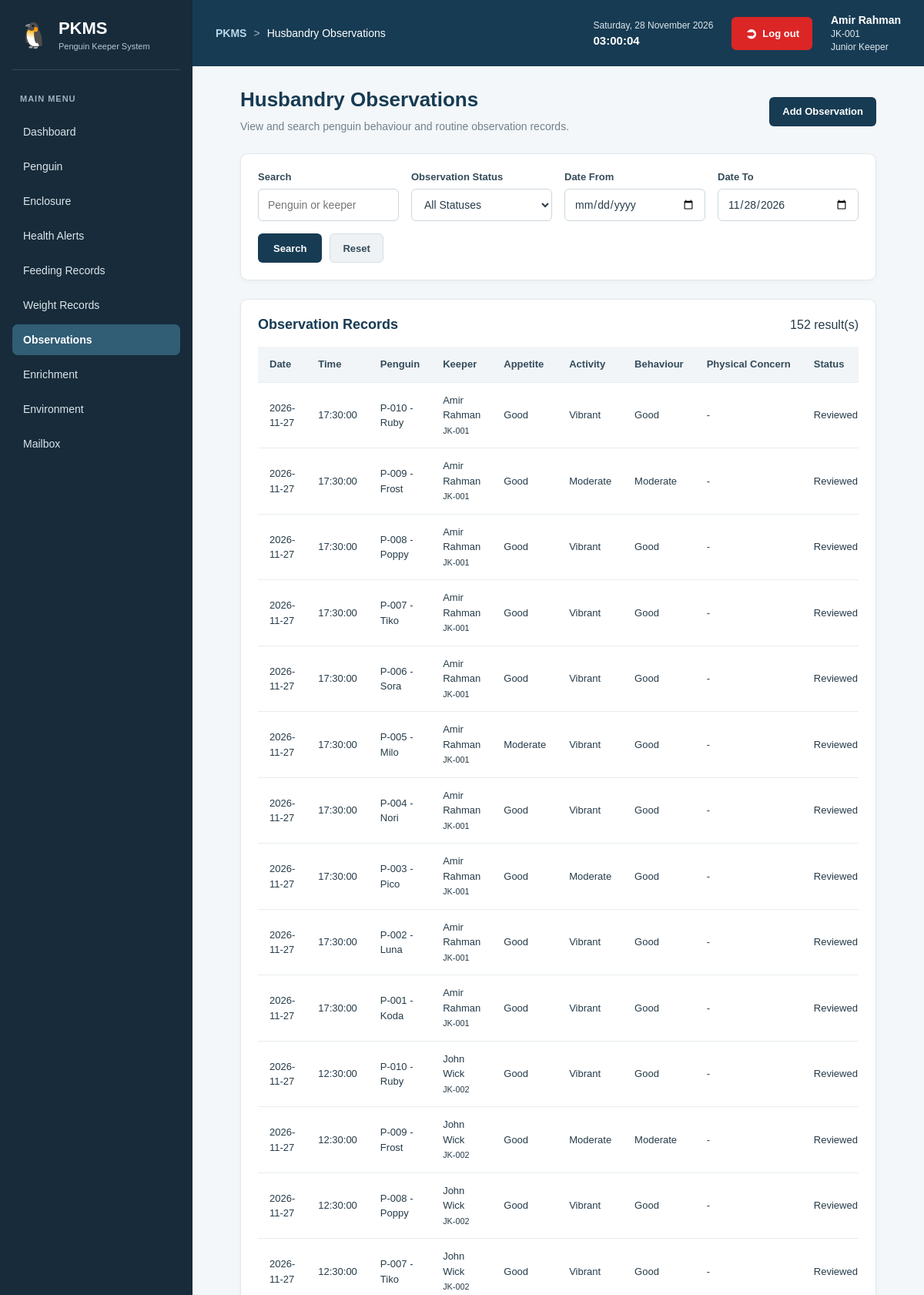
/modules/observations/index.php (signed in, upper part), run on the app's committed database.
### tables this page shows
CREATE TABLE `husbandry_observations` (
  `observation_id` int(11) NOT NULL,
  `penguin_id` int(11) NOT NULL,
  `keeper_id` int(11) NOT NULL,
  `observation_date` date NOT NULL,
  `observation_time` time NOT NULL,
  `appetite` enum('Good','Moderate','Poor') DEFAULT NULL,
  `activity_level` enum('Vibrant','Moderate','Poor') DEFAULT NULL,
  `behaviour` enum('Good','Moderate','Poor') DEFAULT NULL,
  `physical_concern` varchar(255) DEFAULT NULL,
  `notes` text DEFAULT NULL,
  `status` enum('Draft','Submitted','Reviewed') DEFAULT 'Draft',
  `created_at` datetime DEFAULT current_timestamp(),
  `reviewed_by` int(11) DEFAULT NULL,
  `reviewed_at` datetime DEFAULT NULL,
  `review_notes` text DEFAULT NULL
);

CREATE TABLE `penguins` (
  `penguin_id` int(11) NOT NULL,
  `animal_code` varchar(20) NOT NULL,
  `name` varchar(60) NOT NULL,
  `species` varchar(80) NOT NULL,
  `sex` enum('Male','Female','Unknown') DEFAULT 'Unknown',
  `hatch_date` date DEFAULT NULL,
  `origin_type` varchar(50) DEFAULT NULL,
  `arrival_date` date DEFAULT NULL,
  `enclosure_id` int(11) DEFAULT NULL,
  `status` enum('Active','Quarantine','Transferred','Deceased') DEFAULT 'Active',
  `notes` text DEFAULT NULL,
  `created_at` datetime DEFAULT current_timestamp(),
  `archived_at` datetime DEFAULT NULL,
  `archived_by` int(11) DEFAULT NULL
);

CREATE TABLE `users` (
  `user_id` int(11) NOT NULL,
  `staff_code` varchar(20) NOT NULL,
  `full_name` varchar(100) NOT NULL,
  `email` varchar(100) DEFAULT NULL,
  `password_hash` varchar(255) NOT NULL,
  `role` enum('Senior Keeper','Junior Keeper') NOT NULL,
  `status` enum('Active','Inactive') DEFAULT 'Active',
  `created_at` datetime DEFAULT current_timestamp()
);

### modules/observations/index.php (the view, shortened to what this page needs)
<?php
require_once __DIR__ . '/../../includes/auth.php';
$search = trim($_GET['search'] ?? '');
$dateFrom = $_GET['date_from'] ?? '';
$today = new DateTimeImmutable(
    'now',
    new DateTimeZone('Asia/Kuala_Lumpur')
);
$dateTo = isset($_GET['date_to'])
    ? $_GET['date_to']
    : $today->format('Y-m-d');
$errors = [];
$observations = [];
if (empty($errors)) {
    try {
        $sql = "
            SELECT
                o.observation_id,
                o.keeper_id,
                o.observation_date,
                o.observation_time,
                o.appetite,
                o.activity_level,
                o.behaviour,
                o.physical_concern,
                o.notes,
                o.status,
                p.animal_code,
                p.name AS penguin_name,
                u.staff_code,
                u.full_name AS keeper_name
            FROM husbandry_observations o
            INNER JOIN penguins p
                ON o.penguin_id = p.penguin_id
            INNER JOIN users u
                ON o.keeper_id = u.user_id
            WHERE 1 = 1
        ";
        $params = [];
        if ($dateTo !== '') {
            $sql .= " AND o.observation_date <= ?";
            $params[] = $dateTo;
        }
        $sql .= "
            ORDER BY
                o.observation_date DESC,
                o.observation_time DESC,
                o.observation_id DESC
        ";
        $stmt = $pdo->prepare($sql);
        $stmt->execute($params);
        $observations = $stmt->fetchAll();
    } catch (PDOException $e) {
        error_log('Observation listing error: ' . $e->getMessage());
        $pageError = true;
    }
}
?>
<!DOCTYPE html>
<html lang="en">
<head>
    <link rel="stylesheet"
          href="/penguin_keeper_management/assets/css/style.css">
</head>
<body>
<div class="app-layout">
    <?php include __DIR__ . '/../../includes/sidebar.php'; ?>
    <main class="main-content">
        <?php
        include __DIR__ . '/../../includes/topbar.php';
        ?>
        <div class="page-content">
            <div class="page-header">
                <div>
                    <h1>Husbandry Observations</h1>
                    <p>
                        View and search penguin behaviour and routine
                        observation records.
                    </p>
                </div>
                <div class="search-actions">
                    <a href="create.php" class="btn-primary">
                        Add Observation
                    </a>
                </div>
            </div>
            <section class="search-panel">
                <form method="GET" action="index.php" class="search-form">
                    <div class="form-group">
                        <label for="search">Search</label>
                        <input
                            type="text"
                            id="search"
                            name="search"
                            placeholder="Penguin or keeper"
                            value="<?= htmlspecialchars($search) ?>"
                        >
                    </div>
                    <div class="form-group">
                        <label for="status">Observation Status</label>
                        <select id="status" name="status">
                            <option value="">All Statuses</option>
                        </select>
                    </div>
                    <div class="form-group">
                        <label for="date_from">Date From</label>
                        <input
                            type="date"
                            id="date_from"
                            name="date_from"
                            value="<?= htmlspecialchars($dateFrom) ?>"
                        >
                    </div>
                    <div class="form-group">
                        <label for="date_to">Date To</label>
                        <input
                            type="date"
                            id="date_to"
                            name="date_to"
                            value="<?= htmlspecialchars($dateTo) ?>"
                        >
                    </div>
                    <div class="search-actions">
                        <button type="submit" class="btn-primary">
                            Search
                        </button>
                        <a href="index.php" class="btn-secondary">
                            Reset
                        </a>
                    </div>
                </form>
            </section>
            <section class="table-section">
                <div class="table-header">
                    <h2>Observation Records</h2>
                    <span>
                        <?= count($observations) ?> result(s)
                    </span>
                </div>
                <div class="table-responsive">
                    <table class="data-table">
                        <thead>
                            <tr>
                                <th>Date</th>
                                <th>Time</th>
                                <th>Penguin</th>
                                <th>Keeper</th>
                                <th>Appetite</th>
                                <th>Activity</th>
                                <th>Behaviour</th>
                                <th>Physical Concern</th>
                                <th>Status</th>
                            </tr>
                        </thead>
                        <tbody>
                            <?php if (empty($observations)): ?>
                                <tr>
                                    <td colspan="10">
                                        No observation records found.
                                    </td>
                                </tr>
                            <?php else: ?>
                                <?php foreach ($observations as $observation): ?>
                                    <tr>
                                        <td>
                                            <?= htmlspecialchars($observation['observation_date']) ?>
                                        </td>
                                        <td>
                                            <?= htmlspecialchars($observation['observation_time']) ?>
                                        </td>
                                        <td>
                                            <?= htmlspecialchars($observation['animal_code']) ?>
                                            -
                                            <?= htmlspecialchars($observation['penguin_name']) ?>
                                        </td>
                                        <td>
                                            <?= htmlspecialchars($observation['keeper_name']) ?>
                                            <br>
                                            <small>
                                                <?= htmlspecialchars($observation['staff_code']) ?>
                                            </small>
                                        </td>
                                        <td>
                                            <?= htmlspecialchars($observation['appetite'] ?? '-') ?>
                                        </td>
                                        <td>
                                            <?= htmlspecialchars($observation['activity_level'] ?? '-') ?>
                                        </td>
                                        <td>
                                            <?= htmlspecialchars($observation['behaviour'] ?? '-') ?>
                                        </td>
                                        <td>
                                            <?= htmlspecialchars($observation['physical_concern'] ?? '-') ?>
                                        </td>
                                        <td>
                                            <?= htmlspecialchars($observation['status']) ?>
                                        </td>
                                    </tr>
                                <?php endforeach; ?>
                            <?php endif; ?>
                        </tbody>
                    </table>
                </div>
            </section>
        </div>
    </main>
</div>
</body>
</html>

### assets/css/style.css (style rules this page uses)
.app-layout { display: flex; min-height: 100vh; width: 100%; }
.main-content { flex: 1; width: auto; max-width: none; margin: 0; padding: 30px; background: #f1f5f9; box-sizing: border-box; }
.main-content button { background: #dc2626; color: white; border: none; padding: 11px 20px; border-radius: 5px; cursor: pointer; }
.app-layout { display: flex; min-height: 100vh; }
.main-content { flex: 1; min-width: 0; padding: 30px; background-color: #f4f7f9; }
.search-actions { display: flex; align-items: center; gap: 12px; }
.search-actions button { padding: 11px 20px; border: none; border-radius: 6px; background-color: #173b53; color: #ffffff; cursor: pointer; }
* { box-sizing: border-box; }
body { margin: 0; font-family: Arial, Helvetica, sans-serif; color: #263b49; background: #f1f5f9; }
a { transition: color 0.2s ease, background-color 0.2s ease; }
.page-content { width: 100%; max-width: 1500px; margin: 0 auto; padding: 28px 32px; }
.page-header { display: flex; justify-content: space-between; align-items: center; flex-wrap: wrap; gap: 16px; margin-bottom: 24px; }
.page-header h1 { margin: 0 0 8px; color: #173b53; font-size: 26px; }
.page-header p { margin: 0; color: #71818d; font-size: 14px; line-height: 1.6; }
.page-header a { text-decoration: none; }
.table-section, .search-panel, .content-card { background: #ffffff; border: 1px solid #e1e8ed; border-radius: 10px; padding: 22px; margin-bottom: 24px; box-shadow: 0 2px 6px rgba(0, 0, 0, 0.035); }
.table-header, .section-header { display: flex; justify-content: space-between; align-items: center; flex-wrap: wrap; gap: 12px; margin-bottom: 18px; }
.table-header h2, .search-panel h2, .section-header h2 { margin: 0; color: #173b53; font-size: 18px; }
.search-form { display: flex; align-items: flex-end; flex-wrap: wrap; gap: 16px; }
.form-group { display: flex; flex-direction: column; gap: 8px; flex: 1; min-width: 170px; }
.form-group label { color: #344b5a; font-size: 13px; font-weight: 600; }
.form-group input, .form-group select, .form-group textarea { width: 100%; min-height: 42px; padding: 10px 12px; border: 1px solid #ccd6dd; border-radius: 6px; background: #ffffff; color: #263b49; font-family: inherit; font-size: 14px; }
.search-actions { display: flex; align-items: center; flex-wrap: wrap; gap: 10px; }
.btn-primary, .btn-secondary, .btn-danger, .btn-success { display: inline-flex; justify-content: center; align-items: center; min-height: 38px; padding: 9px 16px; border: 1px solid transparent; border-radius: 6px; text-decoration: none; font-family: inherit; font-size: 13px; font-weight: 600; cursor: pointer; transition: background-color 0.2s ease; }
.main-content .btn-primary { background: #173b53; color: #ffffff; }
.main-content .btn-secondary { background: #eef2f5; border-color: #d5dfe5; color: #344b5a; }
.table-responsive { width: 100%; overflow-x: auto; }
.data-table { width: 100%; min-width: 650px; border-collapse: collapse; background: #ffffff; }
.data-table th, .data-table td { padding: 13px 15px; border-bottom: 1px solid #e8edf0; text-align: left; vertical-align: middle; font-size: 13px; line-height: 1.5; }
.data-table th { background: #f1f5f8; color: #344b5a; font-weight: 700; white-space: nowrap; }

### data on the page
husbandry_observations: observation_date "2026-11-27", observation_time "17:30:00", penguin.animal_code "P-010", penguin.name "Ruby", keeper.full_name "Amir Rahman", keeper.staff_code "JK-001", appetite "Good", activity_level "Vibrant", behaviour "Good", physical_concern "-", status "Reviewed"
husbandry_observations: observation_date "2026-11-27", observation_time "17:30:00", penguin.animal_code "P-009", penguin.name "Frost", keeper.full_name "Amir Rahman", keeper.staff_code "JK-001", appetite "Good", activity_level "Moderate", behaviour "Moderate", physical_concern "-", status "Reviewed"
husbandry_observations: observation_date "2026-11-27", observation_time "17:30:00", penguin.animal_code "P-008", penguin.name "Poppy", keeper.full_name "Amir Rahman", keeper.staff_code "JK-001", appetite "Good", activity_level "Vibrant", behaviour "Good", physical_concern "-", status "Reviewed"
husbandry_observations: observation_date "2026-11-27", observation_time "17:30:00", penguin.animal_code "P-007", penguin.name "Tiko", keeper.full_name "Amir Rahman", keeper.staff_code "JK-001", appetite "Good", activity_level "Vibrant", behaviour "Good", physical_concern "-", status "Reviewed"
husbandry_observations: observation_date "2026-11-27", observation_time "17:30:00", penguin.animal_code "P-006", penguin.name "Sora", keeper.full_name "Amir Rahman", keeper.staff_code "JK-001", appetite "Good", activity_level "Vibrant", behaviour "Good", physical_concern "-", status "Reviewed"
husbandry_observations: observation_date "2026-11-27", observation_time "17:30:00", penguin.animal_code "P-005", penguin.name "Milo", keeper.full_name "Amir Rahman", keeper.staff_code "JK-001", appetite "Moderate", activity_level "Vibrant", behaviour "Good", physical_concern "-", status "Reviewed"
husbandry_observations: observation_date "2026-11-27", observation_time "17:30:00", penguin.animal_code "P-004", penguin.name "Nori", keeper.full_name "Amir Rahman", keeper.staff_code "JK-001", appetite "Good", activity_level "Vibrant", behaviour "Good", physical_concern "-", status "Reviewed"
husbandry_observations: observation_date "2026-11-27", observation_time "17:30:00", penguin.animal_code "P-003", penguin.name "Pico", keeper.full_name "Amir Rahman", keeper.staff_code "JK-001", appetite "Good", activity_level "Moderate", behaviour "Good", physical_concern "-", status "Reviewed"
husbandry_observations: observation_date "2026-11-27", observation_time "17:30:00", penguin.animal_code "P-002", penguin.name "Luna", keeper.full_name "Amir Rahman", keeper.staff_code "JK-001", appetite "Good", activity_level "Vibrant", behaviour "Good", physical_concern "-", status "Reviewed"
husbandry_observations: observation_date "2026-11-27", observation_time "17:30:00", penguin.animal_code "P-001", penguin.name "Koda", keeper.full_name "Amir Rahman", keeper.staff_code "JK-001", appetite "Good", activity_level "Vibrant", behaviour "Good", physical_concern "-", status "Reviewed"
husbandry_observations: observation_date "2026-11-27", observation_time "12:30:00", penguin.animal_code "P-010", penguin.name "Ruby", keeper.full_name "John Wick", keeper.staff_code "JK-002", appetite "Good", activity_level "Vibrant", behaviour "Good", physical_concern "-", status "Reviewed"
husbandry_observations: observation_date "2026-11-27", observation_time "12:30:00", penguin.animal_code "P-009", penguin.name "Frost", keeper.full_name "John Wick", keeper.staff_code "JK-002", appetite "Good", activity_level "Moderate", behaviour "Moderate", physical_concern "-", status "Reviewed"
husbandry_observations: observation_date "2026-11-27", observation_time "12:30:00", penguin.animal_code "P-008", penguin.name "Poppy", keeper.full_name "John Wick", keeper.staff_code "JK-002", appetite "Good", activity_level "Vibrant", behaviour "Good", physical_concern "-", status "Reviewed"
husbandry_observations: observation_date "2026-11-27", observation_time "12:30:00", penguin.animal_code "P-007", penguin.name "Tiko", keeper.full_name "John Wick", keeper.staff_code "JK-002", appetite "Good", activity_level "Vibrant", behaviour "Good", physical_concern "-", status "Reviewed"

### other printed values
$item['label'] "Dashboard"
$item['label'] "Penguin"
$item['label'] "Enclosure"
$item['label'] "Health Alerts"
$item['label'] "Feeding Records"
$item['label'] "Weight Records"
$item['label'] "Observations"
$item['label'] "Enrichment"
$item['label'] "Environment"
$item['label'] "Mailbox"
$crumb "Husbandry Observations"
$_SESSION['full_name'] "Amir Rahman"
$_SESSION['staff_code'] "JK-001"
$_SESSION['role'] "Junior Keeper"
count($observations) "152"
